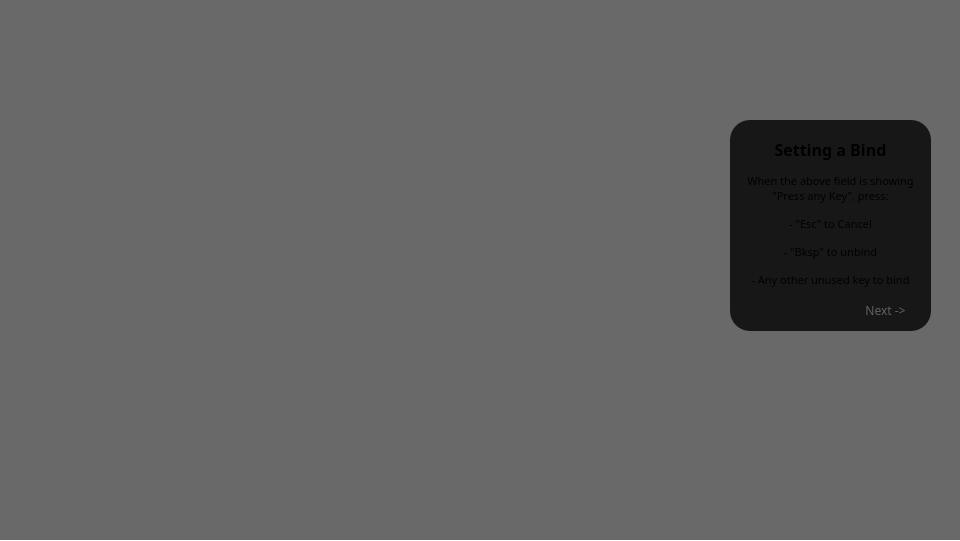
  <widget class="QGroupBox" name="slide_4">
   <property name="geometry">
    <rect>
     <x>0</x>
     <y>541</y>
     <width>960</width>
     <height>541</height>
    </rect>
   </property>
   <property name="styleSheet">
    <string notr="true">border: 0px;
background: transparent;</string>
   </property>
   <property name="title">
    <string/>
   </property>
   <widget class="QGroupBox" name="groupBox_5">
    <property name="geometry">
     <rect>
      <x>730</x>
      <y>120</y>
      <width>201</width>
      <height>211</height>
     </rect>
    </property>
    <property name="styleSheet">
     <string notr="true">QGroupBox {
	background: rgba(0, 0, 0, 200);
	border-radius: 20px;
}</string>
    </property>
    <property name="title">
     <string/>
    </property>
    <widget class="QLabel" name="label_9">
     <property name="geometry">
      <rect>
       <x>0</x>
       <y>4</y>
       <width>201</width>
       <height>51</height>
      </rect>
     </property>
     <property name="font">
      <font>
       <family>Cascadia Code</family>
       <pointsize>12</pointsize>
       <bold>true</bold>
      </font>
     </property>
     <property name="text">
      <string>Setting a Bind</string>
     </property>
     <property name="alignment">
      <set>Qt::AlignCenter</set>
     </property>
     <property name="wordWrap">
      <bool>true</bool>
     </property>
     <property name="margin">
      <number>0</number>
     </property>
    </widget>
    <widget class="QLabel" name="label_10">
     <property name="geometry">
      <rect>
       <x>0</x>
       <y>30</y>
       <width>201</width>
       <height>161</height>
      </rect>
     </property>
     <property name="font">
      <font>
       <family>Cascadia Code</family>
       <pointsize>8</pointsize>
       <bold>false</bold>
      </font>
     </property>
     <property name="text">
      <string>&lt;!DOCTYPE HTML PUBLIC &quot;-//W3C//DTD HTML 4.0//EN&quot; &quot;http://www.w3.org/TR/REC-html40/strict.dtd&quot;&gt;
&lt;html&gt;&lt;head&gt;&lt;meta name=&quot;qrichtext&quot; content=&quot;1&quot; /&gt;&lt;meta charset=&quot;utf-8&quot; /&gt;&lt;style type=&quot;text/css&quot;&gt;
p, li { white-space: pre-wrap; }
&lt;/style&gt;&lt;/head&gt;&lt;body style=&quot; font-family:'Cascadia Code'; font-size:8pt; font-weight:400; font-style:normal;&quot;&gt;
&lt;p style=&quot; margin-top:12px; margin-bottom:12px; margin-left:0px; margin-right:0px; -qt-block-indent:0; text-indent:0px;&quot;&gt;When the above field is showing &amp;quot;Press any Key&amp;quot;, press:&lt;/p&gt;
&lt;p style=&quot; margin-top:12px; margin-bottom:12px; margin-left:0px; margin-right:0px; -qt-block-indent:0; text-indent:0px;&quot;&gt;- &amp;quot;Esc&amp;quot; to Cancel&lt;/p&gt;
&lt;p style=&quot; margin-top:12px; margin-bottom:12px; margin-left:0px; margin-right:0px; -qt-block-indent:0; text-indent:0px;&quot;&gt;- &amp;quot;Bksp&amp;quot; to unbind&lt;/p&gt;
&lt;p style=&quot; margin-top:12px; margin-bottom:12px; margin-left:0px; margin-right:0px; -qt-block-indent:0; text-indent:0px;&quot;&gt;- Any other unused key to bind&lt;/p&gt;&lt;/body&gt;&lt;/html&gt;</string>
     </property>
     <property name="alignment">
      <set>Qt::AlignCenter</set>
     </property>
     <property name="wordWrap">
      <bool>true</bool>
     </property>
     <property name="margin">
      <number>5</number>
     </property>
    </widget>
    <widget class="QPushButton" name="next_4">
     <property name="geometry">
      <rect>
       <x>120</x>
       <y>180</y>
       <width>71</width>
       <height>21</height>
      </rect>
     </property>
     <property name="font">
      <font>
       <family>Cascadia Code</family>
      </font>
     </property>
     <property name="styleSheet">
      <string notr="true">QPushButton {
background: transparent;
border: 0px;
color: #606060;
}

QPushButton:hover {
color: #B0B0B0;
}

QPushButton:pressed {
color: #E0E0E0;
}</string>
     </property>
     <property name="text">
      <string>Next -&gt;</string>
     </property>
    </widget>
   </widget>
   <widget class="QWidget" name="widget_14" native="true">
    <property name="geometry">
     <rect>
      <x>0</x>
      <y>0</y>
      <width>960</width>
      <height>540</height>
     </rect>
    </property>
    <property name="styleSheet">
     <string notr="true">background: rgba(0, 0, 0, 150);</string>
    </property>
   </widget>
   <zorder>widget_14</zorder>
   <zorder>groupBox_5</zorder>
  </widget>
